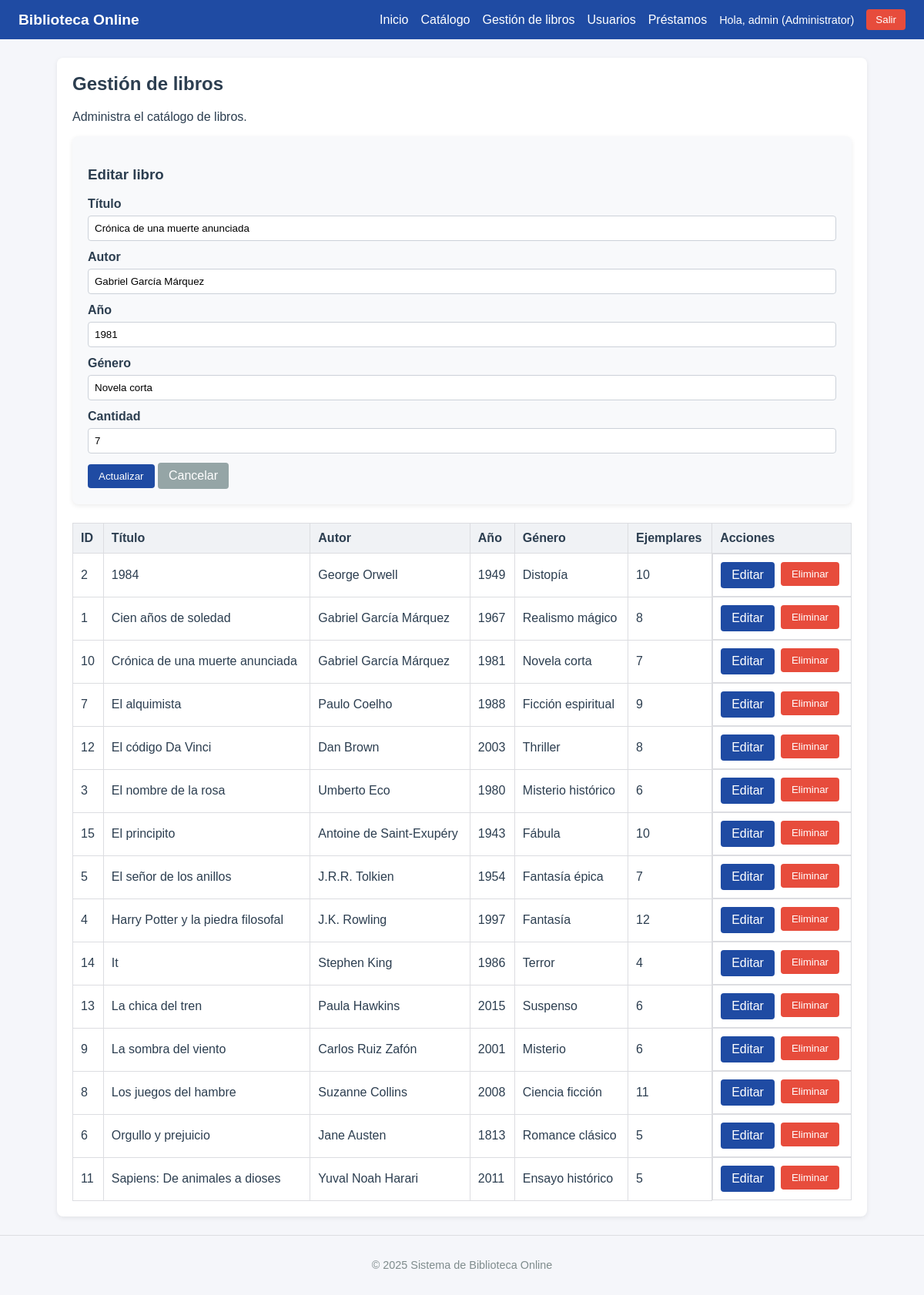
The app's page /legacy/books.php?edit=10 (signed in) with its own data.
### tables this page shows
CREATE TABLE IF NOT EXISTS books (
  id INT AUTO_INCREMENT PRIMARY KEY,
  title VARCHAR(50) NOT NULL,
  author VARCHAR(50) NOT NULL,
  year INT,
  genre VARCHAR(50),
  quantity INT NOT NULL
);

### legacy/books.php (the view, shortened to what this page needs)
<?php
require_once __DIR__ . '/includes/header.php';
$pdo = getPDO();
$editBook = null;
if (isset($_GET['edit'])) {
    $id = (int) $_GET['edit'];
    $stmt = $pdo->prepare('SELECT * FROM books WHERE id = :id');
    $stmt->execute(['id' => $id]);
    $editBook = $stmt->fetch();
}
$books = $pdo->query('SELECT * FROM books ORDER BY title')->fetchAll();
?>
<div class="card">
    <h2>Gestión de libros</h2>
    <p>Administra el catálogo de libros.</p>
    <div class="card" style="background-color:#f8f9fb;">
        <h3><?php echo $editBook ? 'Editar libro' : 'Nuevo libro'; ?></h3>
        <form method="POST" action="books.php">
            <div class="form-group">
                <label for="title">Título</label>
                <input type="text" id="title" name="title" value="<?php echo htmlspecialchars($editBook['title'] ?? ''); ?>" required>
            </div>
            <div class="form-group">
                <label for="author">Autor</label>
                <input type="text" id="author" name="author" value="<?php echo htmlspecialchars($editBook['author'] ?? ''); ?>" required>
            </div>
            <div class="form-group">
                <label for="year">Año</label>
                <input type="number" id="year" name="year" value="<?php echo htmlspecialchars($editBook['year'] ?? ''); ?>" min="0" max="3000">
            </div>
            <div class="form-group">
                <label for="genre">Género</label>
                <input type="text" id="genre" name="genre" value="<?php echo htmlspecialchars($editBook['genre'] ?? ''); ?>">
            </div>
            <div class="form-group">
                <label for="quantity">Cantidad</label>
                <input type="number" id="quantity" name="quantity" value="<?php echo htmlspecialchars($editBook['quantity'] ?? ''); ?>" min="1" required>
            </div>
            <button type="submit" class="button"><?php echo $editBook ? 'Actualizar' : 'Agregar'; ?></button>
            <?php if ($editBook): ?>
                <a class="button" style="background-color:#95a5a6;" href="books.php">Cancelar</a>
            <?php endif; ?>
        </form>
    </div>
    <table class="table">
        <thead>
            <tr>
                <th>ID</th>
                <th>Título</th>
                <th>Autor</th>
                <th>Año</th>
                <th>Género</th>
                <th>Ejemplares</th>
                <th>Acciones</th>
            </tr>
        </thead>
        <tbody>
            <?php foreach ($books as $book): ?>
                <tr>
                    <td><?php echo (int) $book['id']; ?></td>
                    <td><?php echo htmlspecialchars($book['title']); ?></td>
                    <td><?php echo htmlspecialchars($book['author']); ?></td>
                    <td><?php echo htmlspecialchars((string) $book['year']); ?></td>
                    <td><?php echo htmlspecialchars($book['genre'] ?? ''); ?></td>
                    <td><?php echo (int) $book['quantity']; ?></td>
                    <td class="actions">
                        <a class="button" href="books.php?edit=<?php echo (int) $book['id']; ?>">Editar</a>
                        <form method="POST" action="books.php" data-confirm="¿Eliminar libro?">
                            <button type="submit" class="button button--danger">Eliminar</button>
                        </form>
                    </td>
                </tr>
            <?php endforeach; ?>
        </tbody>
    </table>
</div>
<?php require_once __DIR__ . '/includes/footer.php'; ?>

### public/assets/css/style.css (style rules this page uses)
* { box-sizing: border-box; }
body { margin: 0; font-family: Arial, Helvetica, sans-serif; background-color: #f5f6fa; color: #2c3e50; }
a { color: #2c3e50; text-decoration: none; }
.card { background-color: #ffffff; border-radius: 8px; box-shadow: 0 2px 6px rgba(0, 0, 0, 0.08); padding: 20px; margin-bottom: 24px; }
.card h2 { margin-top: 0; }
.table { width: 100%; border-collapse: collapse; margin-top: 12px; }
.table th, .table td { border: 1px solid #dcdde1; padding: 10px; text-align: left; }
.table th { background-color: #f0f2f5; }
.button { display: inline-block; background-color: #1f4ba3; color: #ffffff; padding: 8px 14px; border-radius: 4px; border: none; cursor: pointer; }
.button--danger { background-color: #e74c3c; }
.form-group { margin-bottom: 12px; }
.form-group label { display: block; font-weight: 600; margin-bottom: 6px; }
.form-group input, .form-group select { width: 100%; padding: 8px; border: 1px solid #ccd1d9; border-radius: 4px; }
.actions { display: flex; gap: 8px; }

### records on screen
books: title "Crónica de una muerte anunciada", author "Gabriel García Márquez", year "1981", genre "Novela corta", quantity "7", id "10"
books: id "2", title "1984", author "George Orwell", year "1949", genre "Distopía", quantity "10"
books: id "1", title "Cien años de soledad", author "Gabriel García Márquez", year "1967", genre "Realismo mágico", quantity "8"
books: id "7", title "El alquimista", author "Paulo Coelho", year "1988", genre "Ficción espiritual", quantity "9"
books: id "12", title "El código Da Vinci", author "Dan Brown", year "2003", genre "Thriller", quantity "8"
books: id "3", title "El nombre de la rosa", author "Umberto Eco", year "1980", genre "Misterio histórico", quantity "6"
books: id "15", title "El principito", author "Antoine de Saint-Exupéry", year "1943", genre "Fábula", quantity "10"
books: id "5", title "El señor de los anillos", author "J.R.R. Tolkien", year "1954", genre "Fantasía épica", quantity "7"
books: id "4", title "Harry Potter y la piedra filosofal", author "J.K. Rowling", year "1997", genre "Fantasía", quantity "12"
books: id "14", title "It", author "Stephen King", year "1986", genre "Terror", quantity "4"
books: id "13", title "La chica del tren", author "Paula Hawkins", year "2015", genre "Suspenso", quantity "6"
books: id "9", title "La sombra del viento", author "Carlos Ruiz Zafón", year "2001", genre "Misterio", quantity "6"
books: id "8", title "Los juegos del hambre", author "Suzanne Collins", year "2008", genre "Ciencia ficción", quantity "11"
books: id "6", title "Orgullo y prejuicio", author "Jane Austen", year "1813", genre "Romance clásico", quantity "5"
books: id "11", title "Sapiens: De animales a dioses", author "Yuval Noah Harari", year "2011", genre "Ensayo histórico", quantity "5"

### other values on screen
$user['username'] "admin"
$user['role'] "Administrator"
